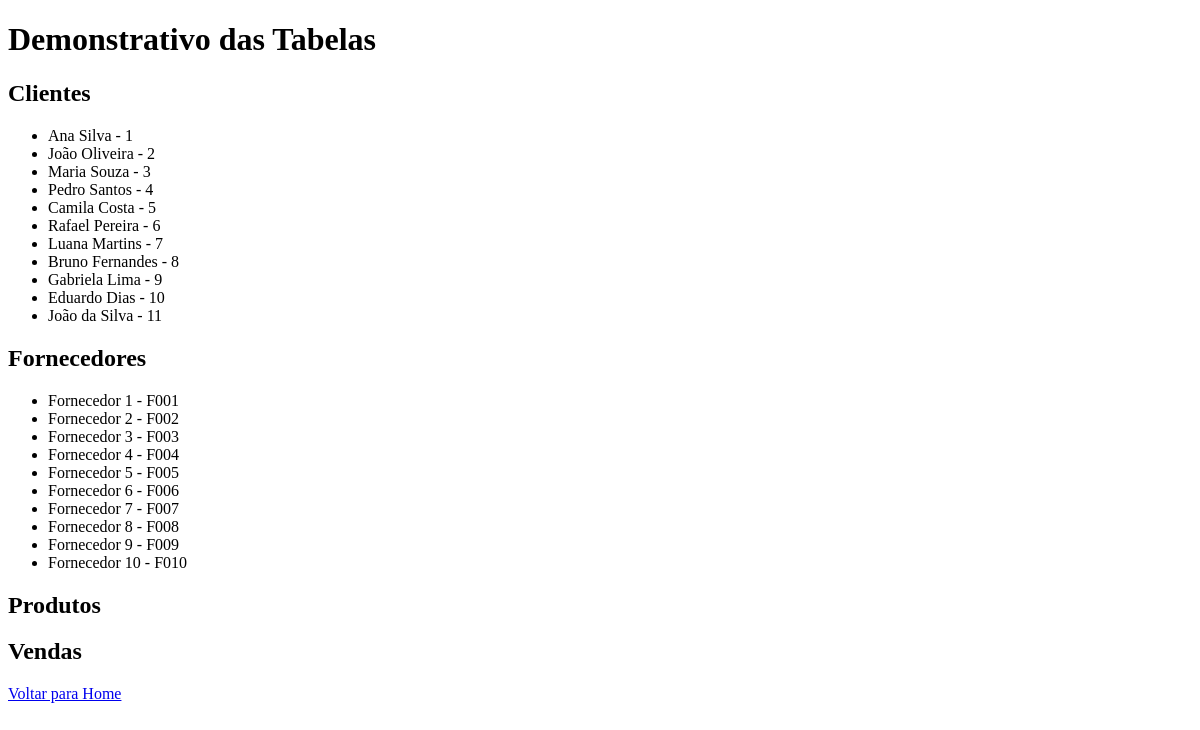
/demonstrativo_tabelas/, run on an earlier commit of the app's database.
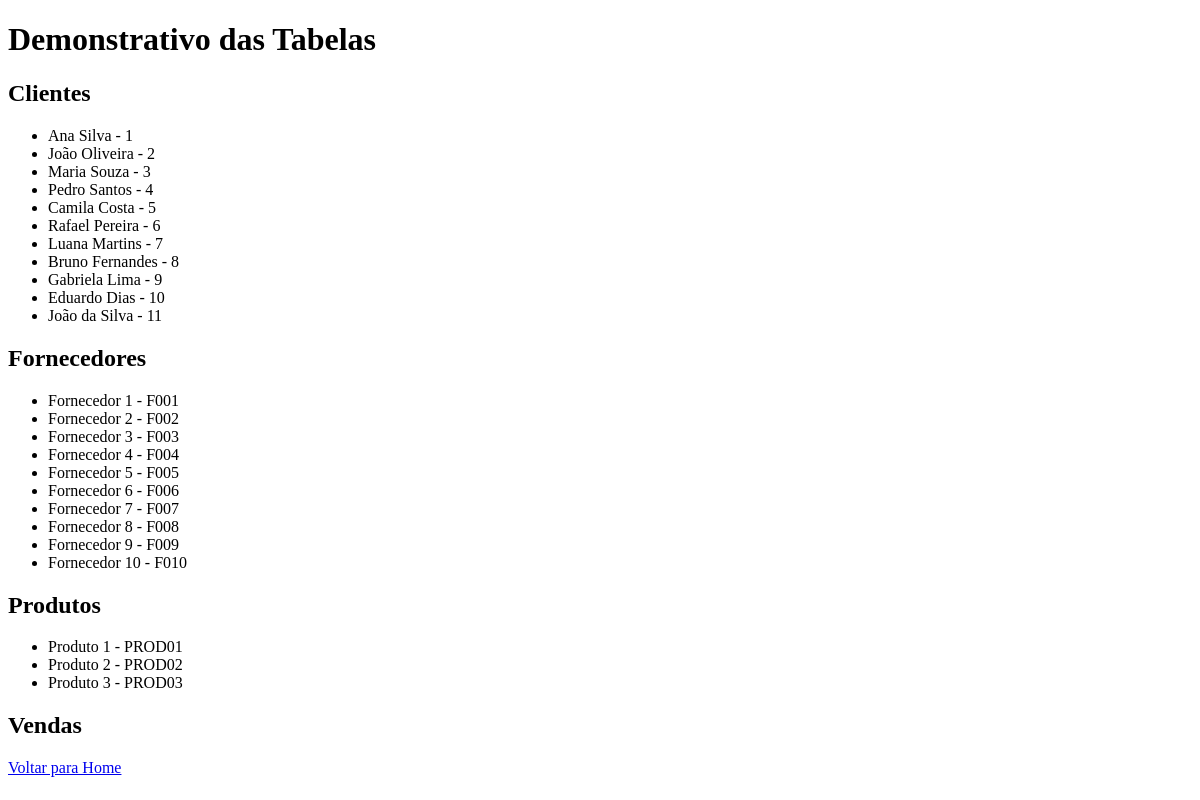
And on a later commit of the database.
### trade/models.py (models this page shows)
class Cliente(models.Model):
    idcli = models.AutoField(primary_key=True)
    codcli = models.CharField(max_length=10)
    nomecli = models.CharField(max_length=100)
    razasoccli = models.CharField(max_length=100)
    datacli = models.DateField()
    cnpjcli = models.CharField(max_length=20)
    fonecli = models.CharField(max_length=20)
    cidcli = models.CharField(max_length=50)
    estcli = models.CharField(max_length=100)
    class Meta:
        db_table = 'cliente'

class Fornecedor(models.Model):
    idforn = models.AutoField(primary_key=True)
    codiforn = models.CharField(max_length=10)
    nomeforn = models.CharField(max_length=100)
    razasocforn = models.CharField(max_length=100)
    foneforn = models.CharField(max_length=20)
    class Meta:
        db_table = 'fornecedor'

class Produto(models.Model):
    idprod = models.AutoField(primary_key=True)
    codiprod = models.CharField(max_length=20)
    descprod = models.CharField(max_length=100)
    valorprod = models.FloatField()
    situprod = models.CharField(max_length=1)
    idforn = models.ForeignKey('Fornecedor', on_delete=models.CASCADE)
    class Meta:
        db_table = 'produto'

### trade/views.py (the view)
# urls.py: path('demonstrativo_tabelas/', views.demonstrativo_tabelas, name='demonstrativo_tabelas'),
def demonstrativo_tabelas(request):
    clientes = Cliente.objects.all()
    fornecedores = Fornecedor.objects.all()
    produtos = Produto.objects.all()
    vendas = Venda.objects.all()
    return render(request, 'trade/demonstrativo_tabelas.html', {
        'clientes': clientes,
        'fornecedores': fornecedores,
        'produtos': produtos,
        'vendas': vendas,
    })

### trade/templates/trade/demonstrativo_tabelas.html (shortened to what this page needs)
<!DOCTYPE html>
<html>
<head>
</head>
<body>
    <h1>Demonstrativo das Tabelas</h1>
    <h2>Clientes</h2>
    <ul>
        {% for cliente in clientes %}
        <li>{{ cliente.nomecli }} - {{ cliente.codcli }}</li>
        {% endfor %}
    </ul>
    <h2>Fornecedores</h2>
    <ul>
        {% for fornecedor in fornecedores %}
        <li>{{ fornecedor.nomeforn }} - {{ fornecedor.codiforn }}</li>
        {% endfor %}
    </ul>
    <h2>Produtos</h2>
    <ul>
        {% for produto in produtos %}
        <li>{{ produto.descprod }} - {{ produto.codiprod }}</li>
        {% endfor %}
    </ul>
    <h2>Vendas</h2>
    <a href="{% url 'home' %}">Voltar para Home</a>
</body>
</html>

What changed in the data, as far as the page shows it:
added Produto: descprod "Produto 1", codiprod "PROD01"
added Produto: descprod "Produto 2", codiprod "PROD02"
added Produto: descprod "Produto 3", codiprod "PROD03"
